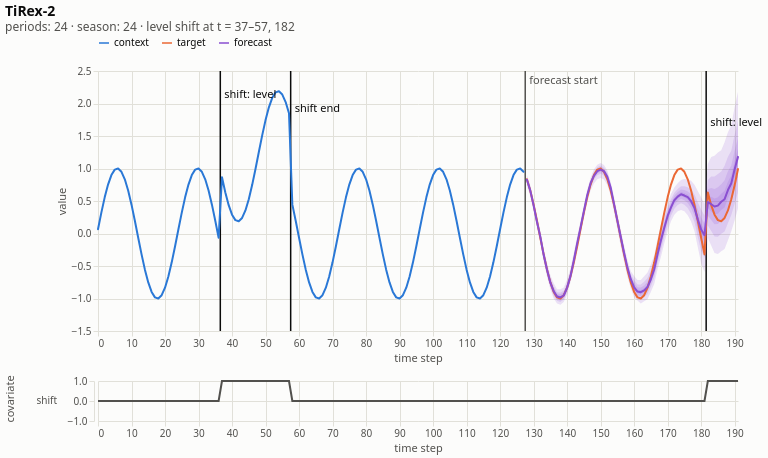

Notebook code cell kept with this figure:
### Markdown cell above
# TiRex-2

### Code cell
model = ForecastModel("tirex2")     # or "autoarima", "chronos2", "tirex2"
fc = model.forecast(s)

m = fc.metric_inputs()
score_mase = mean_absolute_scaled_error(m["y_true"], m["y_pred"], m["y_train"])
score_quantile = quantile_loss(m["y_true"], m["y_quantiles"], m["quantiles"])

print(f'score mase: {score_mase}')
print(f'score_quantile: {score_quantile}')

plot_sample(s, prediction=fc.quantiles[0], quantiles=fc.quantile_levels, title="TiRex-2")

### Figure 1 — Vega-Lite specification as saved in the notebook (floating-point values rounded to 4 significant figures; data arrays with more than 128 entries replaced by an {"elided": "..."} marker saying what was removed)
{"config": {"view": {"continuousWidth": 300, "continuousHeight": 300, "stroke": null}, "axis": {"domainColor": "#e1e0d9", "gridColor": "#e1e0d9", "gridWidth": 1, "labelColor": "#52514e", "tickColor": "#e1e0d9", "titleColor": "#52514e", "titleFontWeight": "normal"}, "background": "#fcfcfb", "font": "system-ui, sans-serif", "header": {"labelColor": "#52514e", "titleColor": "#52514e", "titleFontWeight": "normal"}, "legend": {"labelColor": "#0b0b0b"}, "title": {"color": "#0b0b0b", "fontSize": 14, "subtitleColor": "#52514e"}}, "vconcat": [{"layer": [{"data": {"name": "data-2857c04485f9719ca98af45643e81810"}, "mark": {"type": "rule", "strokeWidth": 1.5}, "encoding": {"color": {"field": "color", "scale": null, "type": "nominal"}, "tooltip": [{"field": "label", "title": "event", "type": "nominal"}], "x": {"field": "t", "type": "quantitative"}}}, {"data": {"name": "data-6a474efd7c05304849891078bb21118f"}, "mark": {"type": "area", "clip": false, "color": "#8a4fd1", "opacity": 0.1591}, "encoding": {"x": {"field": "t", "scale": {"domain": [0, 191], "nice": false}, "title": "time step", "type": "quantitative"}, "y": {"field": "lo80", "type": "quantitative"}, "y2": {"field": "hi80"}}, "transform": [{"filter": "isValid(datum.median)"}]}, {"data": {"name": "data-6a474efd7c05304849891078bb21118f"}, "mark": {"type": "area", "clip": false, "color": "#8a4fd1", "opacity": 0.1591}, "encoding": {"x": {"field": "t", "scale": {"domain": [0, 191], "nice": false}, "title": "time step", "type": "quantitative"}, "y": {"field": "lo60", "type": "quantitative"}, "y2": {"field": "hi60"}}, "transform": [{"filter": "isValid(datum.median)"}]}, {"data": {"name": "data-6a474efd7c05304849891078bb21118f"}, "mark": {"type": "area", "clip": false, "color": "#8a4fd1", "opacity": 0.1591}, "encoding": {"x": {"field": "t", "scale": {"domain": [0, 191], "nice": false}, "title": "time step", "type": "quantitative"}, "y": {"field": "lo40", "type": "quantitative"}, "y2": {"field": "hi40"}}, "transform": [{"filter": "isValid(datum.median)"}]}, {"data": {"name": "data-6a474efd7c05304849891078bb21118f"}, "mark": {"type": "area", "clip": false, "color": "#8a4fd1", "opacity": 0.1591}, "encoding": {"x": {"field": "t", "scale": {"domain": [0, 191], "nice": false}, "title": "time step", "type": "quantitative"}, "y": {"field": "lo20", "type": "quantitative"}, "y2": {"field": "hi20"}}, "transform": [{"filter": "isValid(datum.median)"}]}, {"data": {"name": "data-6a474efd7c05304849891078bb21118f"}, "mark": {"type": "point", "clip": false, "filled": true, "opacity": 1, "size": 80, "stroke": "#fcfcfb", "strokeWidth": 2}, "encoding": {"color": {"field": "segment", "legend": {"direction": "horizontal", "orient": "top", "symbolType": "stroke"}, "scale": {"domain": ["context", "target", "forecast"], "range": ["#2a78d6", "#eb6834", "#8a4fd1"]}, "title": null, "type": "nominal"}, "x": {"field": "t", "scale": {"domain": [0, 191], "nice": false}, "title": "time step", "type": "quantitative"}, "y": {"field": "value", "type": "quantitative"}}, "transform": [{"filter": "datum.spike"}, {"calculate": "'spike'", "as": "segment"}]}, {"data": {"name": "data-6a474efd7c05304849891078bb21118f"}, "mark": {"type": "line", "clip": false, "strokeCap": "round", "strokeJoin": "round", "strokeWidth": 2}, "encoding": {"color": {"field": "segment", "legend": {"direction": "horizontal", "orient": "top", "symbolType": "stroke"}, "scale": {"domain": ["context", "target", "forecast"], "range": ["#2a78d6", "#eb6834", "#8a4fd1"]}, "title": null, "type": "nominal"}, "x": {"field": "t", "scale": {"domain": [0, 191], "nice": false}, "title": "time step", "type": "quantitative"}, "y": {"field": "value", "title": "value", "type": "quantitative"}}}, {"data": {"name": "data-6a474efd7c05304849891078bb21118f"}, "mark": {"type": "line", "clip": false, "strokeCap": "round", "strokeJoin": "round", "strokeWidth": 2}, "encoding": {"color": {"field": "segment", "legend": {"direction": "horizontal", "orient": "top", "symbolType": "stroke"}, "scale": {"domain": ["context", "target", "forecast"], "range": ["#2a78d6", "#eb6834", "#8a4fd1"]}, "title": null, "type": "nominal"}, "x": {"field": "t", "scale": {"domain": [0, 191], "nice": false}, "title": "time step", "type": "quantitative"}, "y": {"field": "median", "type": "quantitative"}}, "transform": [{"filter": "isValid(datum.median)"}, {"calculate": "'forecast'", "as": "segment"}]}, {"data": {"name": "data-6a474efd7c05304849891078bb21118f"}, "mark": {"type": "rule", "color": "#8a8984", "strokeWidth": 1}, "encoding": {"opacity": {"condition": {"param": "param_2425ffc4a6c0f0b0", "value": 1, "empty": false}, "value": 0}, "x": {"field": "t", "scale": {"domain": [0, 191], "nice": false}, "title": "time step", "type": "quantitative"}}}, {"data": {"name": "data-6a474efd7c05304849891078bb21118f"}, "mark": {"type": "point", "clip": false, "filled": true, "opacity": 1, "size": 80, "stroke": "#fcfcfb", "strokeWidth": 2}, "encoding": {"color": {"field": "segment", "legend": {"direction": "horizontal", "orient": "top", "symbolType": "stroke"}, "scale": {"domain": ["context", "target", "forecast"], "range": ["#2a78d6", "#eb6834", "#8a4fd1"]}, "title": null, "type": "nominal"}, "x": {"field": "t", "scale": {"domain": [0, 191], "nice": false}, "title": "time step", "type": "quantitative"}, "y": {"field": "value", "type": "quantitative"}}, "transform": [{"filter": {"param": "param_2425ffc4a6c0f0b0", "empty": false}}]}, {"data": {"name": "data-6a474efd7c05304849891078bb21118f"}, "mark": {"type": "point", "clip": false, "opacity": 0, "size": 400}, "encoding": {"tooltip": [{"field": "t", "title": "t", "type": "quantitative"}, {"field": "segment", "title": "segment", "type": "nominal"}, {"field": "value", "format": ".3f", "title": "value", "type": "quantitative"}, {"field": "spike", "title": "spike", "type": "nominal"}, {"field": "median", "format": ".3f", "title": "median", "type": "quantitative"}, {"field": "lo80", "format": ".3f", "title": "q0.1", "type": "quantitative"}, {"field": "hi80", "format": ".3f", "title": "q0.9", "type": "quantitative"}], "x": {"field": "t", "scale": {"domain": [0, 191], "nice": false}, "title": "time step", "type": "quantitative"}, "y": {"field": "value", "type": "quantitative"}}, "name": "view_4cd0d626e7b2c8f2_0"}, {"data": {"name": "data-2857c04485f9719ca98af45643e81810"}, "mark": {"type": "text", "align": "left", "baseline": "top", "dx": 4, "fontSize": 11}, "encoding": {"color": {"field": "color", "scale": null, "type": "nominal"}, "text": {"field": "label", "type": "nominal"}, "x": {"field": "t", "type": "quantitative"}, "y": {"field": "y", "scale": null, "type": "quantitative"}}}], "height": 260, "width": 640}, {"data": {"name": "data-7d16f5d2d8a15e73ba25f8fb6a6f7fd3"}, "facet": {"row": {"field": "feature", "header": {"labelAlign": "left", "labelAngle": 0}, "sort": ["shift"], "title": "covariate", "type": "nominal"}}, "spec": {"mark": {"type": "line", "color": "#52514e", "strokeWidth": 2}, "encoding": {"tooltip": [{"field": "feature", "type": "nominal"}, {"field": "t", "type": "quantitative"}, {"field": "value", "format": ".3f", "type": "quantitative"}], "x": {"field": "t", "scale": {"domain": [0, 191], "nice": false}, "title": "time step", "type": "quantitative"}, "y": {"axis": {"values": [-1, 0, 1]}, "field": "value", "scale": {"domain": [-1, 1]}, "title": null, "type": "quantitative"}}, "height": 40, "width": 640}, "resolve": {"scale": {"x": "shared"}}}], "params": [{"name": "param_2425ffc4a6c0f0b0", "select": {"type": "point", "clear": "pointerout", "fields": ["t"], "nearest": true, "on": "pointerover"}, "views": ["view_4cd0d626e7b2c8f2_0"]}], "spacing": 12, "title": {"text": "TiRex-2", "anchor": "start", "subtitle": "periods: 24 · season: 24 · level shift at t = 37–57, 182"}, "$schema": "https://vega.github.io/schema/vega-lite/v6.4.1.json", "datasets": {"data-2857c04485f9719ca98af45643e81810": [{"t": 127.5, "label": "forecast start", "color": "#52514e", "y": 4}, {"t": 36.5, "label": "shift: level", "color": "#0b0b0b", "y": 18}, {"t": 57.5, "label": "shift end", "color": "#0b0b0b", "y": 32}, {"t": 181.5, "label": "shift: level", "color": "#0b0b0b", "y": 46}], "data-6a474efd7c05304849891078bb21118f": {"elided": "192 records"}, "data-7d16f5d2d8a15e73ba25f8fb6a6f7fd3": {"elided": "192 records"}}}
